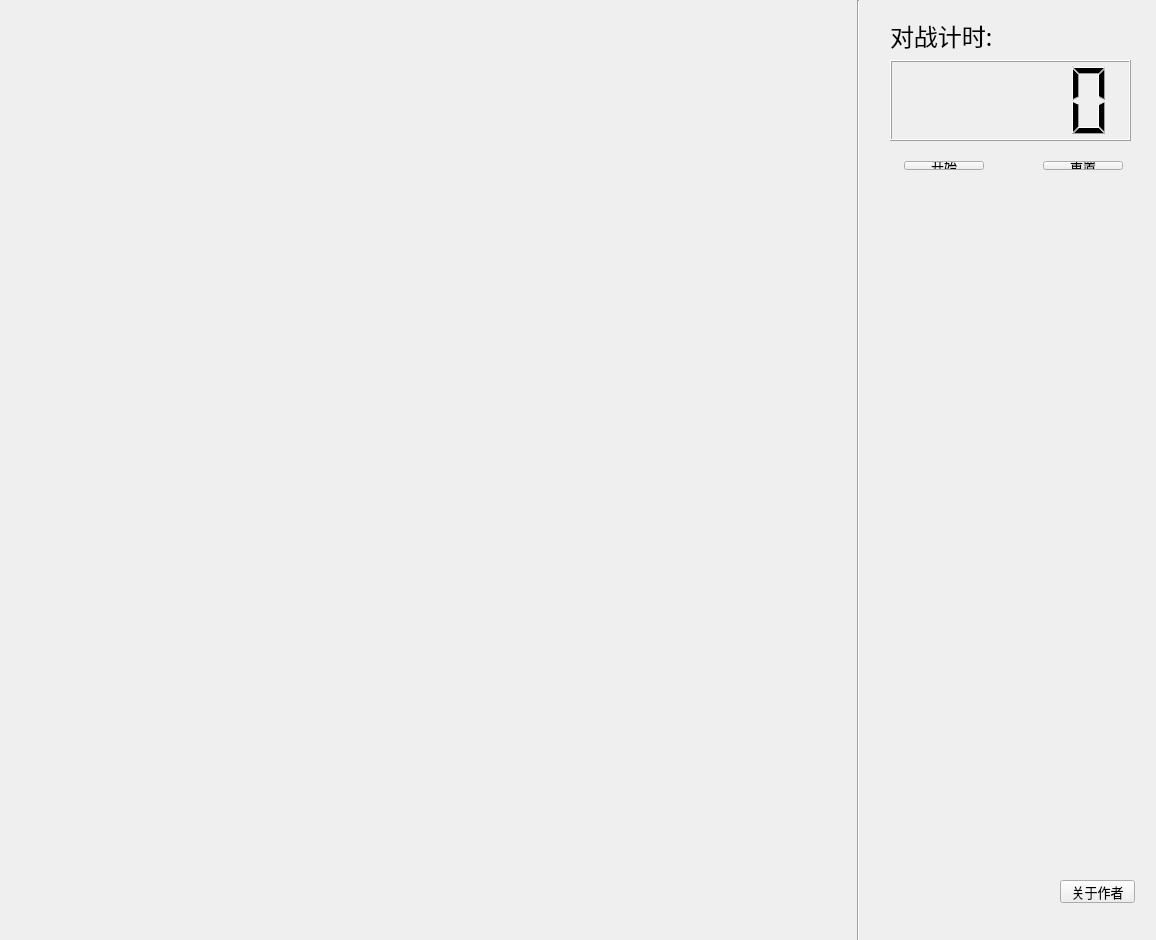
<?xml version="1.0" encoding="UTF-8"?>
<ui version="4.0">
 <class>ChessBoard</class>
 <widget class="QWidget" name="ChessBoard">
  <property name="geometry">
   <rect>
    <x>0</x>
    <y>0</y>
    <width>1156</width>
    <height>940</height>
   </rect>
  </property>
  <property name="windowTitle">
   <string>ChessBoard</string>
  </property>
  <widget class="Line" name="line_2">
   <property name="geometry">
    <rect>
     <x>850</x>
     <y>0</y>
     <width>16</width>
     <height>991</height>
    </rect>
   </property>
   <property name="orientation">
    <enum>Qt::Vertical</enum>
   </property>
  </widget>
  <widget class="QLCDNumber" name="lcdNumber">
   <property name="geometry">
    <rect>
     <x>890</x>
     <y>60</y>
     <width>241</width>
     <height>81</height>
    </rect>
   </property>
  </widget>
  <widget class="QLabel" name="label">
   <property name="geometry">
    <rect>
     <x>890</x>
     <y>20</y>
     <width>131</width>
     <height>31</height>
    </rect>
   </property>
   <property name="font">
    <font>
     <family>华文行楷</family>
     <pointsize>18</pointsize>
    </font>
   </property>
   <property name="text">
    <string>对战计时:</string>
   </property>
  </widget>
  <widget class="QWidget" name="layoutWidget">
   <property name="geometry">
    <rect>
     <x>893</x>
     <y>150</y>
     <width>241</width>
     <height>31</height>
    </rect>
   </property>
   <layout class="QHBoxLayout" name="horizontalLayout">
    <item>
     <widget class="QPushButton" name="pushButton_start">
      <property name="font">
       <font>
        <family>华文行楷</family>
        <pointsize>10</pointsize>
       </font>
      </property>
      <property name="text">
       <string>开始</string>
      </property>
     </widget>
    </item>
    <item>
     <spacer name="horizontalSpacer">
      <property name="orientation">
       <enum>Qt::Horizontal</enum>
      </property>
      <property name="sizeHint" stdset="0">
       <size>
        <width>40</width>
        <height>20</height>
       </size>
      </property>
     </spacer>
    </item>
    <item>
     <widget class="QPushButton" name="pushButton_reset">
      <property name="font">
       <font>
        <family>华文行楷</family>
        <pointsize>10</pointsize>
       </font>
      </property>
      <property name="text">
       <string>重置</string>
      </property>
     </widget>
    </item>
   </layout>
  </widget>
  <widget class="QPushButton" name="pushButton_about">
   <property name="geometry">
    <rect>
     <x>1060</x>
     <y>880</y>
     <width>75</width>
     <height>23</height>
    </rect>
   </property>
   <property name="font">
    <font>
     <family>华文行楷</family>
     <pointsize>10</pointsize>
     <weight>50</weight>
     <bold>false</bold>
    </font>
   </property>
   <property name="text">
    <string>关于作者</string>
   </property>
  </widget>
  <widget class="QLabel" name="label_2">
   <property name="geometry">
    <rect>
     <x>860</x>
     <y>0</y>
     <width>291</width>
     <height>941</height>
    </rect>
   </property>
   <property name="text">
    <string/>
   </property>
   <property name="pixmap">
    <pixmap resource="chooseresource.qrc">:/images/b.jpg</pixmap>
   </property>
   <property name="scaledContents">
    <bool>true</bool>
   </property>
  </widget>
  <zorder>label_2</zorder>
  <zorder>line_2</zorder>
  <zorder>lcdNumber</zorder>
  <zorder>label</zorder>
  <zorder>layoutWidget</zorder>
  <zorder>pushButton_about</zorder>
 </widget>
 <layoutdefault spacing="6" margin="11"/>
 <resources>
  <include location="chooseresource.qrc"/>
 </resources>
 <connections/>
</ui>
